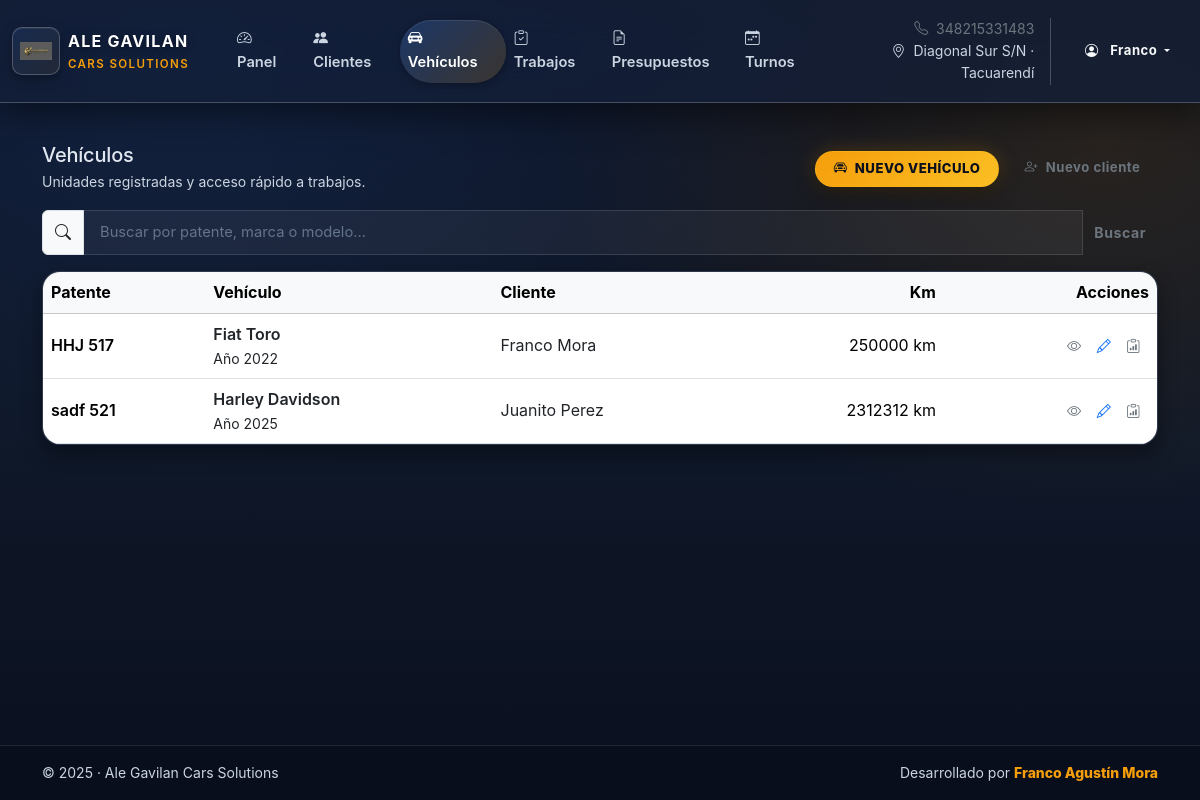
The app's page /vehiculos/ (signed in) with its own data.
### taller/models.py (models this page shows, shortened)
class Vehiculo(models.Model):
    cliente = models.ForeignKey(
        Cliente,
        related_name="vehiculos",
        on_delete=models.CASCADE,
    )
    patente = models.CharField(max_length=10, unique=True)
    marca = models.CharField(max_length=50)
    modelo = models.CharField(max_length=100)
    anio = models.PositiveIntegerField("Año", null=True, blank=True)
    color = models.CharField(max_length=50, blank=True)
    kilometraje_actual = models.PositiveIntegerField(
        default=0,
        help_text="Último kilometraje registrado.",
    )
    estado_cubiertas = models.CharField(
        max_length=200,
        blank=True,
        help_text="Ej: Delanteras 70%, traseras 40%.",
    )
    proximo_service_km = models.PositiveIntegerField(
        null=True,
        blank=True,
        help_text="Kilometraje sugerido para el próximo control.",
    )
    proximo_service_fecha = models.DateField(
        null=True,
        blank=True,
        help_text="Fecha sugerida para el próximo control.",
    )
    notas = models.TextField(
        blank=True,
        help_text="Observaciones generales del vehículo.",
    )
    class Meta:
        verbose_name = "Vehículo"
        verbose_name_plural = "Vehículos"
        ordering = ["patente"]

class Cliente(models.Model):
    nombre = models.CharField(max_length=100)
    apellido = models.CharField(max_length=100, blank=True)
    telefono = models.CharField(max_length=50, blank=True)
    email = models.EmailField(blank=True)
    dni = models.CharField("DNI / CUIT", max_length=20, blank=True)
    direccion = models.CharField(max_length=255, blank=True)
    notas = models.TextField(blank=True, help_text="Comentarios generales sobre el cliente.")
    class Meta:
        verbose_name = "Cliente"
        verbose_name_plural = "Clientes"
        ordering = ["nombre", "apellido"]
    @property
    def nombre_completo(self):
        if self.apellido:
            return f"{self.nombre} {self.apellido}"
        return self.nombre

### taller/views.py (the view, shortened to what this page needs)
# urls.py: path("vehiculos/", VehiculoListView.as_view(), name="vehiculo_list"),
class VehiculoListView(LoginRequiredMixin, ListView):
    model = Vehiculo
    template_name = "taller/vehiculo_list.html"
    context_object_name = "vehiculos"
    paginate_by = 20
    login_url = "login"
    def get_queryset(self):
        qs = Vehiculo.objects.select_related("cliente")
        q = _get_q(self.request, "q")
        return qs.order_by("patente")

### taller/views.py (called while the page is built)
def _get_q(request, key="q"):
    return (request.GET.get(key, "") or "").strip()

### taller/templates/taller/vehiculo_list.html (shortened to what this page needs)
{% extends "taller/base.html" %}
{% block content %}
<div class="d-flex flex-wrap gap-2 align-items-center justify-content-between mb-3">
  <div>
    <h1 class="h5 mb-1">Vehículos</h1>
    <div class="text-muted small">
      Unidades registradas y acceso rápido a trabajos.
    </div>
  </div>
  <div class="d-flex gap-2 flex-wrap">
    <a class="btn btn-brand btn-sm" href="{% url 'taller:vehiculo_create' %}">
      <i class="bi bi-car-front me-1"></i> Nuevo vehículo
    </a>
    <a class="btn btn-outline-secondary btn-sm" href="{% url 'taller:cliente_create' %}">
      <i class="bi bi-person-plus me-1"></i> Nuevo cliente
    </a>
  </div>
</div>
<form method="get" class="mb-3">
  <div class="input-group">
    <span class="input-group-text"><i class="bi bi-search"></i></span>
    <input
      type="search"
      name="q"
      value="{{ request.GET.q|default:'' }}"
      class="form-control"
      placeholder="Buscar por patente, marca o modelo…"
    >
    <button class="btn btn-outline-secondary">Buscar</button>
  </div>
</form>
{% if vehiculos %}
<div class="card-premium p-0 overflow-hidden">
  <div class="table-responsive">
    <table class="table table-hover align-middle mb-0">
      <thead class="table-light">
        <tr>
          <th>Patente</th>
          <th>Vehículo</th>
          <th>Cliente</th>
          <th class="text-end">Km</th>
          <th class="text-end">Acciones</th>
        </tr>
      </thead>
      <tbody>
        {% for v in vehiculos %}
          <tr>
            <td class="fw-semibold">{{ v.patente }}</td>
            <td>
              <div class="fw-semibold text-dark">
                {{ v.marca }} {{ v.modelo }}
              </div>
              <div class="small text-dark">
                {% if v.anio %}
                  Año {{ v.anio }}
                {% else %}
                  Año no informado
                {% endif %}
              </div>
            </td>
            <td>
              {% if v.cliente %}
                <span class="text-dark">{{ v.cliente.nombre_completo }}</span>
              {% else %}
                <span class="text-muted">—</span>
              {% endif %}
            </td>
            <td class="text-end">
              {% if v.kilometraje_actual %}
                {{ v.kilometraje_actual }} km
              {% else %}
                —
              {% endif %}
            </td>
            <td class="text-end">
              <div class="btn-group btn-group-sm">
                <a href="{% url 'taller:vehiculo_detail' v.id %}"
                   class="btn btn-outline-secondary"
                   title="Ver vehículo">
                  <i class="bi bi-eye"></i>
                </a>
                <a href="{% url 'taller:vehiculo_update' v.id %}"
                   class="btn btn-outline-primary"
                   title="Editar vehículo">
                  <i class="bi bi-pencil"></i>
                </a>
                <a href="{% url 'taller:trabajo_list' %}?q={{ v.patente }}"
                   class="btn btn-outline-secondary"
                   title="Ver trabajos">
                  <i class="bi bi-clipboard-data"></i>
                </a>
              </div>
            </td>
          </tr>
        {% endfor %}
      </tbody>
    </table>
  </div>
</div>
{% endif %}
{% endblock %}

### taller/templates/taller/base.html (shortened to what this page needs)
{% load static %}
<!doctype html>
<html lang="es" class="h-100">
  <head>
    <link href="https://cdn.jsdelivr.net/npm/bootstrap@5.3.3/dist/css/bootstrap.min.css" rel="stylesheet">
    <link rel="stylesheet" href="https://cdn.jsdelivr.net/npm/bootstrap-icons@1.11.3/font/bootstrap-icons.min.css">
    <link rel="stylesheet" href="{% static 'taller/css/main.css' %}">
  </head>
  <body class="d-flex flex-column min-vh-100">
    <nav class="navbar navbar-expand-lg navbar-premium navbar-dark" id="mainNav" aria-label="Navegación principal">
      <div class="container-fluid">
        <a class="navbar-brand d-flex align-items-center gap-2" href="{% url 'taller:dashboard' %}">
          <span class="brand-logo" aria-hidden="true">
            <img src="{% static 'taller/img/logo.png' %}" alt="Logo Ale Gavilan Cars Solutions">
          </span>
          <div class="d-flex flex-column brand-text">
            <span class="brand-title fw-bold">Ale Gavilan</span>
            <small class="brand-subtitle">Cars Solutions</small>
          </div>
        </a>
        <div class="collapse navbar-collapse" id="mainNavbar">
          <ul class="navbar-nav me-auto mb-2 mb-lg-0 ms-lg-4">
            <li class="nav-item">
              <a class="nav-link {% if request.resolver_match.url_name == 'dashboard' %}active{% endif %}"
                 href="{% url 'taller:dashboard' %}"
                 {% if request.resolver_match.url_name == 'dashboard' %}aria-current="page"{% endif %}>
                <i class="bi bi-speedometer2 me-2"></i>Panel
              </a>
            </li>
            <li class="nav-item">
              <a class="nav-link {% if request.resolver_match.url_name == 'cliente_list' %}active{% endif %}"
                 href="{% url 'taller:cliente_list' %}"
                 {% if request.resolver_match.url_name == 'cliente_list' %}aria-current="page"{% endif %}>
                <i class="bi bi-people-fill me-2"></i>Clientes
              </a>
            </li>
            <li class="nav-item">
              <a class="nav-link {% if request.resolver_match.url_name == 'vehiculo_list' %}active{% endif %}"
                 href="{% url 'taller:vehiculo_list' %}"
                 {% if request.resolver_match.url_name == 'vehiculo_list' %}aria-current="page"{% endif %}>
                <i class="bi bi-car-front-fill me-2"></i>Vehículos
              </a>
            </li>
            <li class="nav-item">
              <a class="nav-link {% if request.resolver_match.url_name == 'trabajo_list' %}active{% endif %}"
                 href="{% url 'taller:trabajo_list' %}"
                 {% if request.resolver_match.url_name == 'trabajo_list' %}aria-current="page"{% endif %}>
                <i class="bi bi-clipboard-check me-2"></i>Trabajos
              </a>
            </li>
            <li class="nav-item">
              <a class="nav-link {% if request.resolver_match.url_name == 'presupuesto_list' %}active{% endif %}"
                 href="{% url 'taller:presupuesto_list' %}"
                 {% if request.resolver_match.url_name == 'presupuesto_list' %}aria-current="page"{% endif %}>
                <i class="bi bi-file-earmark-text me-2"></i>Presupuestos
              </a>
            </li>
            <li class="nav-item">
              <a class="nav-link {% if request.resolver_match.url_name == 'turno_list' %}active{% endif %}"
                 href="{% url 'taller:turno_list' %}"
                 {% if request.resolver_match.url_name == 'turno_list' %}aria-current="page"{% endif %}>
                <i class="bi bi-calendar-week me-2"></i>Turnos
              </a>
            </li>
          </ul>
          <div class="d-flex align-items-center gap-3">
            <div class="d-none d-lg-flex flex-column text-end small">
              <span class="text-secondary">
                <i class="bi bi-telephone me-1"></i> 348215331483
              </span>
              <span class="text-muted">
                <i class="bi bi-geo-alt me-1"></i> Diagonal Sur S/N · Tacuarendí
              </span>
            </div>
            {% if request.user.is_authenticated %}
              <div class="dropdown">
                <button
                  class="btn btn-outline-light btn-sm dropdown-toggle"
                  type="button"
                  data-bs-toggle="dropdown"
                  data-bs-display="static"
                  aria-expanded="false"
                >
                  <i class="bi bi-person-circle me-2"></i>
                  {{ request.user.get_short_name|default:request.user.username }}
                </button>
              </div>
            {% else %}
              <a class="btn btn-outline-light btn-sm" href="{% url 'login' %}">
                <i class="bi bi-box-arrow-in-right me-2"></i>Ingresar
              </a>
            {% endif %}
          </div>
        </div>
      </div>
    </nav>
    <main id="mainContent" class="container flex-grow-1">
      {% block content %}{% endblock %}
    </main>
    <footer class="footer-premium mt-auto">
      <div class="container py-3">
        <div class="d-flex flex-column flex-md-row justify-content-between align-items-center gap-2 small text-muted">
          <div>© {% now "Y" %} · Ale Gavilan Cars Solutions</div>
          <div>Desarrollado por <strong>Franco Agustín Mora</strong></div>
        </div>
      </div>
    </footer>
  </body>
</html>

### records on screen
Vehiculo: patente "HHJ 517", marca "Fiat", modelo "Toro", anio "2022", cliente.nombre_completo "Franco Mora", kilometraje_actual "250000"
Vehiculo: patente "sadf 521", marca "Harley", modelo "Davidson", anio "2025", cliente.nombre_completo "Juanito Perez", kilometraje_actual "2312312"

### other values on screen
{{ request.user.get_short_name|default:request.user.username }} "Franco"
